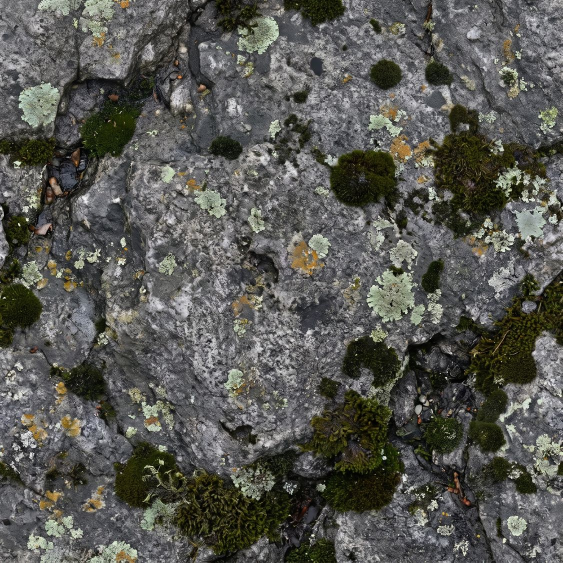
#> input picture References/TextureRevamp/raw/cr17_frock_gen.jpg, 1125 x 1125 px (shown at 1/2 size)
$ python -i Prep-Misn17GenTextures.py   (imports and definitions only)
#> lines starting #> are read from the running program, lines starting #| are printed output that depends on the picture; after the words box and inside, x2 and y2 are one past the last pixel; in counts of white or black regions, pixels touching at a corner belong together
### Tools/bzmodellibs.py
"""Locate and import the shared Battlezone model-format libraries.

CR tools must not carry their own SDF/VDF/GEO/ANIM or Ogre readers and writers
(AGENTS.md, "Model tooling"). They import them from:

* Battlezone98_Modding_Toolbox: ``battlezone.meshes.legacy`` (read-only).
* BZ98RBlenderToolKit: ``bzrmodelporter`` (read and write). Its package root,
  ``bz98tools``, imports ``bpy``, so ``bz98tools/`` itself goes on ``sys.path``.

Search order for each library: the ``BZ_TOOLBOX_DIR`` / ``BZ_TOOLKIT_DIR``
environment variable, then a sibling checkout next to this repository (or next to
the canonical checkout, for ``Campaign-Reimagined-<topic>`` worktrees). CI sets
the variables to pinned checkouts (.github/workflows/campaign-validation.yml).

Usage::

    from bzmodellibs import legacy, bwd2, bwd2_serializer
    model = legacy.read_sdf(path)
"""

from __future__ import annotations

import importlib
import os
import sys
from pathlib import Path

_REPO = Path(__file__).resolve().parent.parent

_TOOLBOX = ("BZ_TOOLBOX_DIR", "Battlezone98_Modding_Toolbox")
_TOOLKIT = ("BZ_TOOLKIT_DIR", "BZ98RBlenderToolKit")


class ModelLibsUnavailable(ImportError):
    """A shared model library could not be found."""


def _find(env_var: str, folder: str) -> Path | None:
#> called with env_var = 'BZ_TOOLKIT_DIR', folder = 'BZ98RBlenderToolKit'
    configured = os.environ.get(env_var)
    if configured:
        path = Path(configured)
        return path if path.is_dir() else None
    for parent in (_REPO.parent, _REPO.parent / "Campaign-Reimagined"):
        candidate = parent / folder
        if candidate.is_dir():
            return candidate
    return None


def _root(spec: tuple[str, str]) -> Path:
    path = _find(*spec)
    if path is None:
        raise ModelLibsUnavailable(
            f"{spec[1]} not found; set {spec[0]} or clone it next to this repository"
        )
    return path


# [5 lines left out: function _import, not called in this run]


def toolbox_root() -> Path:
    return _root(_TOOLBOX)


def toolkit_root() -> Path:
    return _root(_TOOLKIT)


def __getattr__(name: str):
    if name == "legacy":
        return _import("battlezone.meshes.legacy", toolbox_root())
    if name == "legacy_port":
        return _import("battlezone.meshes.legacy_port", toolbox_root())
    porter = {
        "bwd2": "bzbwd2",
        "bwd2_serializer": "bzbwd2_serializer",
        "geo": "bzgeo",
        "geo_serializer": "bzgeo_serializer",
        "ogremesh": "ogremesh",
        "ogremesh_serializer": "ogremesh_serializer",
        "ogreskeleton": "ogreskeleton",
        "ogreskeleton_serializer": "ogreskeleton_serializer",
    }.get(name)
    if porter:
        return _import(f"bzrmodelporter.{porter}", toolkit_root() / "bz98tools")
    raise AttributeError(name)


# [15 lines left out: function require_or_skip, not called in this run]

### Tools/TexturesAndSky/Prep-Misn17GenTextures.py
"""Turn the owner's generated misn17 rock and water images into TextureRevamp masters.

    python Tools/TexturesAndSky/Prep-Misn17GenTextures.py

Inputs (References/TextureRevamp/raw):
  cr17_frock_gen.jpg      owner-generated mossy granite, 1125^2 (2026-11-13)
  cr17_water_gen.jpg      owner-generated dark river surface, 2000^2, lit top-to-bottom
  cr17_frock_pack.png     the forest pack's baked rock atlas (cr17_frock.dds before this pass)
  cr17_frock_pack_n.png   its DirectX normal map (cr17_frock_n.dds before this pass)
  cr17_fbranch1_gen.jpg   owner-generated spruce sprigs on white, 1500^2
  cr17_fbranch2_gen.jpg   owner-generated autumn birch sprigs on white, 2000^2
  cr17_fbranch?_pack.png  the pack's 512^2 branch-card atlases (the card layout)
  Assets/Models/cr17_frock*.mesh (9 rocks), read through the toolkit serializer (unchanged)

Outputs (References/TextureRevamp), compiled by Tools/TexturesAndSky/Build-TextureRevamp.py:
  frock.png         2048^2 rock atlas
  frock_normal.png  2048^2 DirectX normal: pack normal + new surface detail
  frock_spec.png    2048^2 grey specular: dull stone, moss duller
  water.png         1024^2 grey ripple map, seamless, for the CR17 water shader
  fbranch1.png, fbranch2.png  2048^2 RGBA branch-card atlases (sprigs refit to the pack layout)

Rock: cr17_frock is an atlas of baked rock islands (one set per mesh; a few
rocks share some texels), not a tiling texture. The new image is made
seamless, then projected onto each shipped rock in object space (triplanar,
one tile per TILE_M metres, weights from the vertex normals) and written into
that rock's own UV islands, so the meshes are unchanged and nothing seams at
UV chart edges. The pack atlas's blurred luminance is kept as shading, so the
baked high-poly form survives; its normal map gets the new detail added
(UDN blend). Height for the detail is luminance (crevices dark, faces light).

Water: the shader tints the diffuse with $waterColour and derives its bump from
the luminance, so the master is grey. The source's lighting gradient is removed
and the result matched to the old water256 level (mean 123, contrast a little
above its std 11) so the tints stay as tuned. It is a plain tile.

Seamless: crossfade tiling. The last 12% of each axis fades into the first,
so the tile wraps cleanly (the source's spare pixels fund the overlap).
"""
from pathlib import Path
import importlib.util
import io
import sys

import numpy as np
from PIL import Image
from scipy import ndimage

ROOT = Path(__file__).resolve().parents[2]
sys.path.insert(0, str(ROOT / 'Tools'))
from bzmodellibs import ogremesh as om, ogremesh_serializer as oms  # noqa: E402

REF = ROOT / 'References/TextureRevamp'
RAW = REF / 'raw'
ATLAS = 2048
TILE_M = 1.5          # metres of rock surface per tile repeat
ROCKS = sorted(p.name for p in (ROOT / 'Assets/Models').glob('cr17_frock*.mesh'))  # all CR17/ForestRock meshes


# [168 lines left out: functions seamless, values, load, uv_area, rasterize, sample and 4 more, not called in this run]


def sprigs(path):
    """Key the white background off a generated sprig sheet: a list of
    (RGBA float array, base (x, y)) per sprig, stem base at the lowest pixel."""
    rgb = np.asarray(Image.open(path).convert('RGB'), np.float32)
    alpha = np.clip((255 - rgb.min(-1) - 30) / 45, 0, 1)
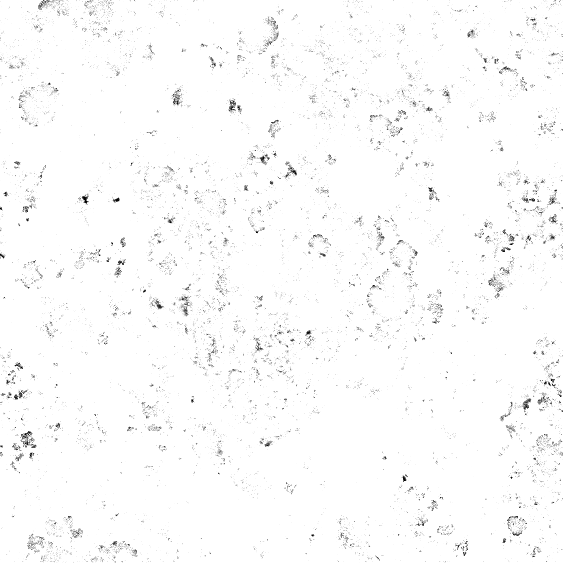
#> alpha: shape (1125, 1125) float32 (shown at 1/2 size); min 0, max 1, mean 0.985
    # Rim pixels take the colour of the nearest solid pixel: no white fringe.
    _, (iy, ix) = ndimage.distance_transform_edt(alpha < 0.95, return_indices=True)
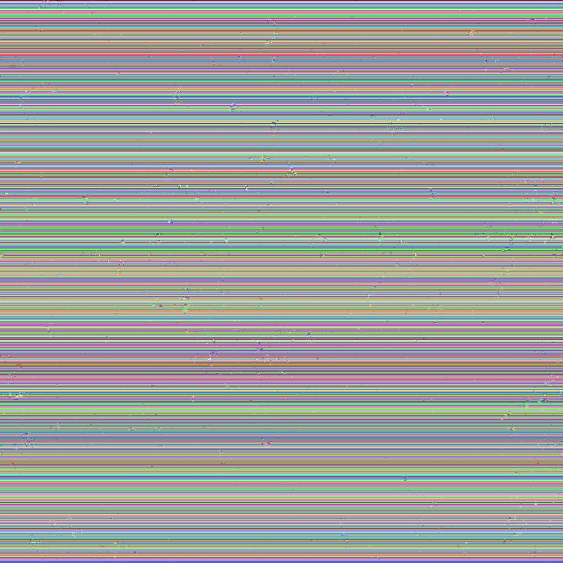
#> iy: shape (1125, 1125) int32 (shown at 1/2 size); 1125 distinct labels, from 0 to 1124; one colour per label, 0 black
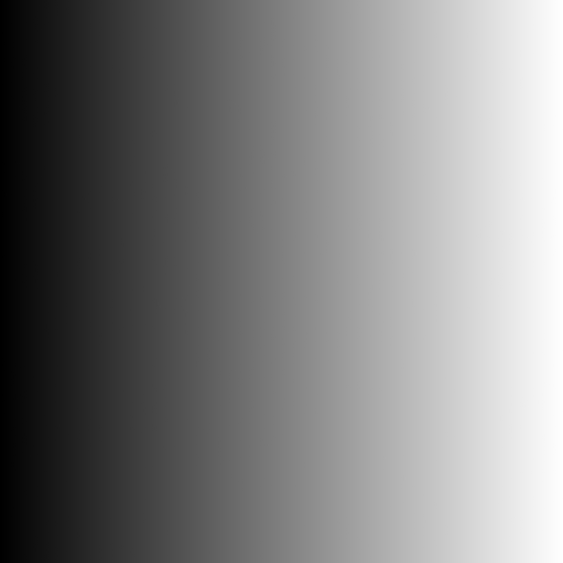
#> ix: shape (1125, 1125) int32 (shown at 1/2 size); min 0, max 1124, mean 562; drawn with min black and max white
    colour = rgb[iy, ix]
    rgba = np.concatenate([np.clip(colour, 0, 255), alpha[..., None] * 255], -1)
    lab, n = ndimage.label(ndimage.binary_closing(alpha > 0.3, iterations=3))
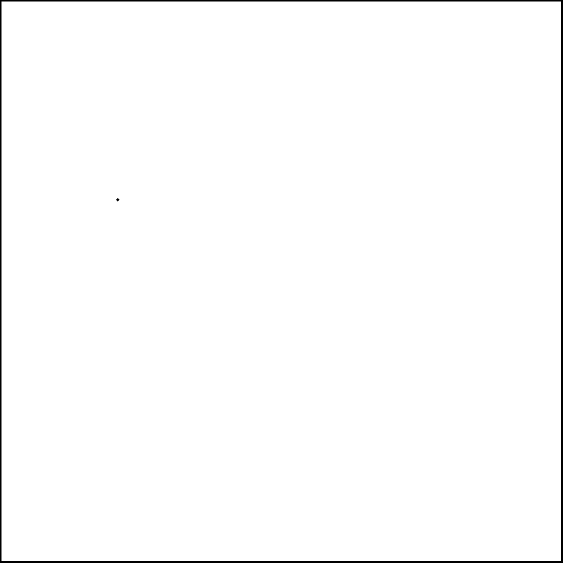
#> lab: shape (1125, 1125) int32 (shown at 1/2 size); values 0 (black) and 1 (white), 98.9% white; 2 black regions, box (x1, y1, x2, y2) and area: (0, 0, 1125, 1125) 13464, (232, 396, 239, 403) 25
#> n = 1
    out = []
    for i, sl in enumerate(ndimage.find_objects(lab), 1):
        piece = rgba[sl].copy()
        piece[..., 3] *= lab[sl] == i
        if (piece[..., 3] > 128).sum() < 2000:
            continue
        ys, xs = np.nonzero(piece[..., 3] > 128)
        bottom = ys.max()
        out.append((piece, (xs[ys >= bottom - 3].mean(), float(bottom))))
#> this loop made 1 pass
#> (i, bottom) on pass 1: (1, 1118)
#> pass 1, in sprigs, `piece = rgba[sl].copy()`:
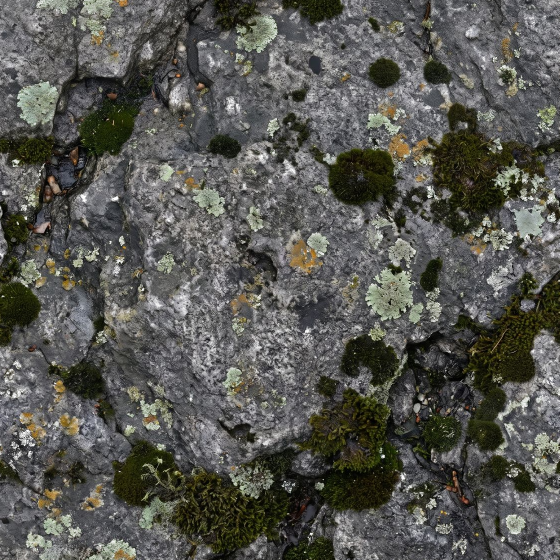
#> piece: shape (1119, 1119, 4) float32 (shown at 1/2 size); mean R, G, B, A 86, 86, 80.9, 252.1; transparent parts drawn white
#> after the loop, out = 1 item
    return out


# [16 lines left out: function place, not called in this run]


BRANCH_SIZE = 2048
KEEP = {1: [(160, 275, 248, 475)]}   # 512-scale boxes: fbranch1's bare twig card


# [70 lines left out: functions branch, main, not called in this run]


# [2 lines not run here, left out]

>>> result = sprigs('../../References/TextureRevamp/raw/cr17_frock_gen.jpg')
#> result = 1 item
